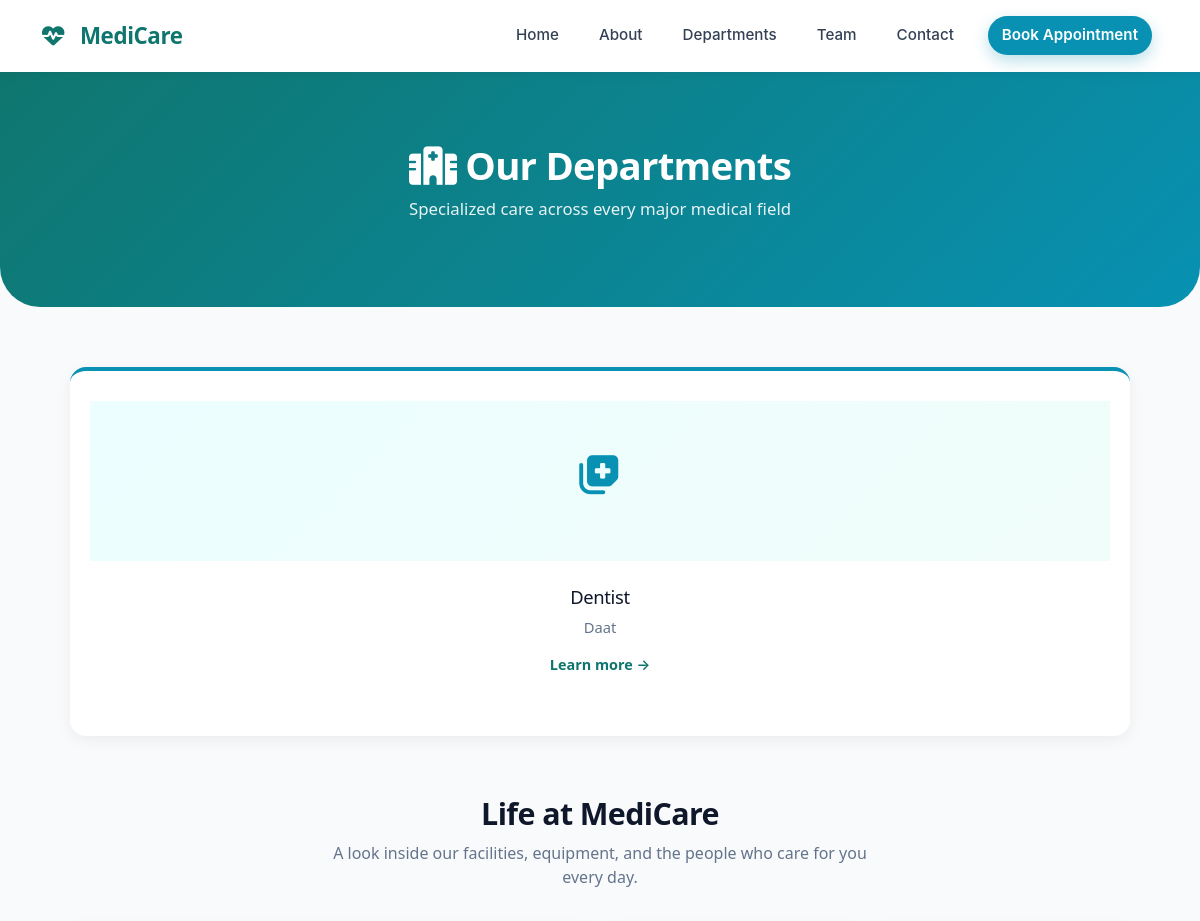
Before: /product/departments/ (upper part) with the older database file.
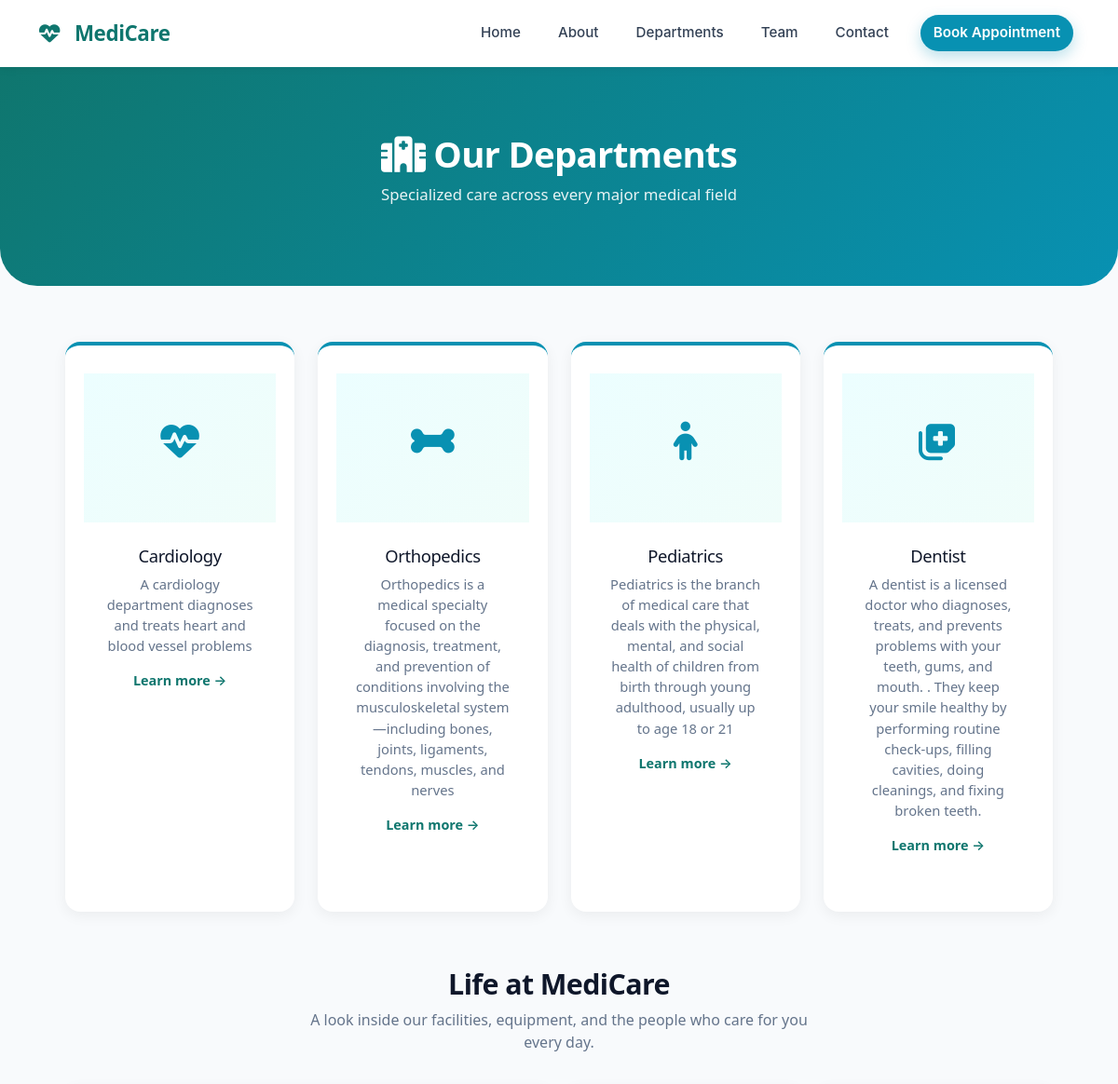
After: the same page with the newer database file.
### product/models.py (models this page shows, shortened)
class Department(models.Model):
    name = models.CharField(max_length=100)
    description = models.TextField()
    icon = models.CharField(
        max_length=50,
        default="fa-solid fa-notes-medical",
        help_text="Font Awesome class, e.g. fa-solid fa-heart"
    )
    slug = models.SlugField(unique=True, blank=True)
    order = models.PositiveIntegerField(default=0)
    class Meta:
        ordering = ["order", "name"]

### product/views.py (the view)
# urls.py: path('departments/', views.departments, name='departments'),
def departments(request):
    departments = Department.objects.all()
    return render(request, 'product/departments.html', {'departments': departments})

### product/templates/product/departments.html (shortened to what this page needs)
{% extends "layout.html" %}
{% load static %}
{% block css %}
<link rel="stylesheet" href="https://cdnjs.cloudflare.com/ajax/libs/font-awesome/6.5.1/css/all.min.css">
{% endblock %}
{% block content %}
<section class="hms-page-hero">
    <h1><i class="fa-solid fa-hospital"></i> Our Departments</h1>
    <p>Specialized care across every major medical field</p>
</section>
<section class="hms-section">
    <div class="hms-cards">
        {% for dept in departments %}
            <div class="hms-card">
                <div class="hms-card-media">
                    {% if dept.image %}
                        <img src="{{ dept.image.url }}" alt="{{ dept.name }}">
                    {% else %}
                        <i class="{{ dept.icon }}"></i>
                    {% endif %}
                </div>
                <div class="hms-card-body">
                    <h3>{{ dept.name }}</h3>
                    <p>{{ dept.description }}</p>
                    <a href="{% url 'department_detail' dept.slug %}" class="hms-card-link">Learn more →</a>
                </div>
            </div>
        {% empty %}
            <p style="grid-column: 1 / -1; text-align: center; color: #94a3b8;">No departments added yet.</p>
        {% endfor %}
    </div>
</section>
<section class="hms-section">
    <div class="hms-section-head">
        <h2>Life at MediCare</h2>
        <p>A look inside our facilities, equipment, and the people who care for you every day.</p>
    </div>
</section>
{% endblock %}

Changed rows visible on the page:
added Department: name "Cardiology", description "A cardiology department diagnoses and treats heart and blood vessel problems"
added Department: name "Orthopedics", description "Orthopedics is a medical specialty focused on the diagnosis, treatment, and prevention of conditions involving the musculoskeletal system—including bones, joints, ligaments, tendons, muscles, and nerves"
added Department: name "Pediatrics", description "Pediatrics is the branch of medical care that deals with the physical, mental, and social health of children from birth through young adulthood, usually up to age 18 or 21"
changed Department "Dentist": description "Daat" → "A dentist is a licensed doctor who diagnoses, treats, and prevents problems with your teeth, gums, and mouth. . They keep your smile healthy by performing routine check-ups, filling cavities, doing cleanings, and fixing broken teeth."
